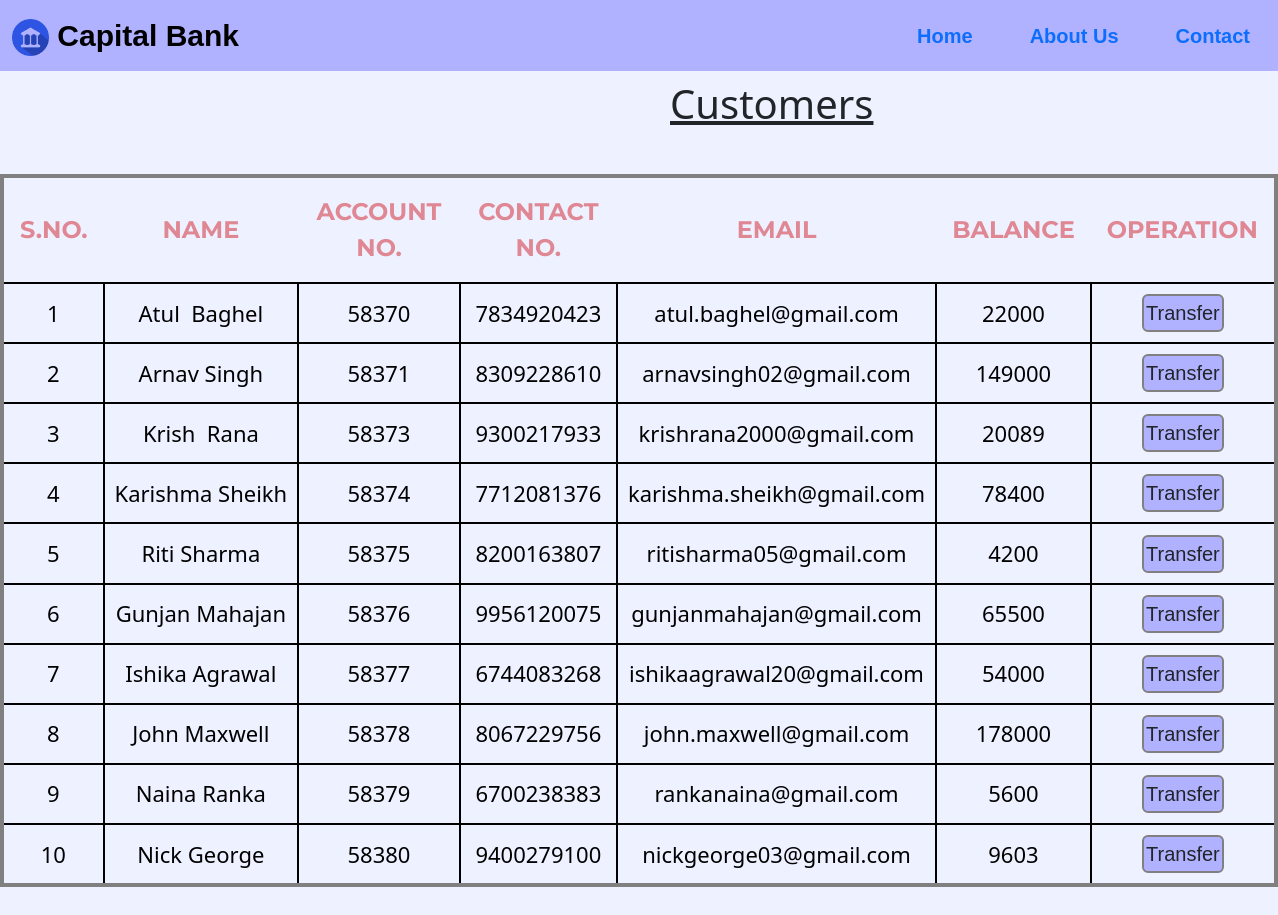
The page /customers.php on the database its author committed.
### tables this page shows
CREATE TABLE `details` (
  `SNo` int(2) NOT NULL,
  `FirstName` varchar(15) NOT NULL,
  `LastName` varchar(15) NOT NULL,
  `AccountNo` int(10) NOT NULL,
  `ContactNo` varchar(13) NOT NULL,
  `Email` varchar(30) NOT NULL,
  `CurrentBalance` int(10) NOT NULL
);

### customers.php (the view, shortened to what this page needs)
<!DOCTYPE html>
<html lang="en">
<head>
    <link href="https://cdn.jsdelivr.net/npm/bootstrap@5.3.0-alpha1/dist/css/bootstrap.min.css" rel="stylesheet">
</head>
<body>
<?php
    include 'config.php';
    $sql = "SELECT * FROM details";
    $result = mysqli_query($conn,$sql);
?>
    <nav class="navbar fixed-top">
        <div class="container-fluid">
          <a class="navbar-brand" style="font-family: Verdana, Geneva, Tahoma, sans-serif; font-weight: bold; font-size: 30px;" href="#">
            <img src="images/bank.png" alt="Logo" width="37" height="37" class="d-inline-block align-text-top">
            Capital Bank
          </a>
          <ul class="nav justify-content-end">
            <li class="nav-item">
              <a class="nav-link active" aria-current="page" href="index.php">Home</a>
            </li>
            <li class="nav-item">
              <a class="nav-link" href="index.php#about">About Us</a>
            </li>
            <li class="nav-item">
              <a class="nav-link" href="index.php #contact">Contact</a>
            </li>
          </ul>
        </div>
    </nav>
    <h1><u>Customers</u></h1>
    <table>
        <thead style="font-family:'Montserrat', sans-serif;">
            <th>S.NO.</th>
            <th>NAME</th>
			<th>ACCOUNT NO.</th>
            <th>CONTACT NO.</th>
            <th>EMAIL</th>
            <th>BALANCE</th>
            <th>OPERATION</th>
        </thead>
        <tbody>
		<tr id="01">
			<?php
				$row=mysqli_fetch_array($result);
			?>
			<td class="row-data"><?php echo  $row["SNo"]; ?></td>
			<td class="row-data"><?php echo $row["FirstName"]; ?><?php echo "&nbsp"; ?><?php echo  $row["LastName"]; ?></td>
			<td class="row-data"><?php echo  $row["AccountNo"]; ?></td>
            <td class="row-data"><?php echo  $row["ContactNo"]; ?></td>
			<td class="row-data"><?php echo  $row["Email"]; ?></td>
			<td class="row-data"><?php echo  $row["CurrentBalance"]; ?></td>
			<td><a href="transfer.php?id= <?php echo $row['AccountNo'] ;?>"> <button type="button" class="btn ">Transfer</button></a></td>
		</tr>
		<tr id="02">
			<?php
				$row=mysqli_fetch_array($result);
			?>
			<td class="row-data"><?php echo  $row["SNo"]; ?></td>
			<td class="row-data"><?php echo  $row["FirstName"]; ?><?php echo "&nbsp"; ?><?php echo  $row["LastName"]; ?></td>
			<td class="row-data"><?php echo  $row["AccountNo"]; ?></td>
            <td class="row-data"><?php echo  $row["ContactNo"]; ?></td>
			<td class="row-data"><?php echo  $row["Email"]; ?></td>
			<td class="row-data"><?php echo  $row["CurrentBalance"]; ?></td>
			<td><a href="transfer.php?id= <?php echo $row['AccountNo'] ;?>"> <button type="button" class="btn">Transfer</button></a></td>
		</tr>
        <tr id="03">
			<?php
				$row=mysqli_fetch_array($result);
			?>
			<td class="row-data"><?php echo  $row["SNo"]; ?></td>
			<td class="row-data"><?php echo  $row["FirstName"]; ?><?php echo "&nbsp"; ?><?php echo  $row["LastName"]; ?></td>
			<td class="row-data"><?php echo  $row["AccountNo"]; ?></td>
            <td class="row-data"><?php echo  $row["ContactNo"]; ?></td>
			<td class="row-data"><?php echo  $row["Email"]; ?></td>
			<td class="row-data"><?php echo  $row["CurrentBalance"]; ?></td>
			<td><a href="transfer.php?id= <?php echo $row['AccountNo'] ;?>"> <button type="button" class="btn">Transfer</button></a></td>
		</tr>
        <tr id="04">
			<?php
				$row=mysqli_fetch_array($result);
			?>
			<td class="row-data"><?php echo  $row["SNo"]; ?></td>
			<td class="row-data"><?php echo  $row["FirstName"]; ?><?php echo "&nbsp"; ?><?php echo  $row["LastName"]; ?></td>
			<td class="row-data"><?php echo  $row["AccountNo"]; ?></td>
            <td class="row-data"><?php echo  $row["ContactNo"]; ?></td>
			<td class="row-data"><?php echo  $row["Email"]; ?></td>
			<td class="row-data"><?php echo  $row["CurrentBalance"]; ?></td>
			<td><a href="transfer.php?id= <?php echo $row['AccountNo'] ;?>"> <button type="button" class="btn">Transfer</button></a></td>
		</tr>
        <tr id="05">
			<?php
				$row=mysqli_fetch_array($result);
			?> class="row-data"
			<td class="row-data"><?php echo  $row["SNo"]; ?></td>
			<td class="row-data"><?php echo  $row["FirstName"]; ?><?php echo "&nbsp"; ?><?php echo  $row["LastName"]; ?></td>
			<td class="row-data"><?php echo  $row["AccountNo"]; ?></td>
            <td class="row-data"><?php echo  $row["ContactNo"]; ?></td>
			<td class="row-data"><?php echo  $row["Email"]; ?></td>
			<td class="row-data"><?php echo  $row["CurrentBalance"]; ?></td>
			<td><a href="transfer.php?id= <?php echo $row['AccountNo'] ;?>"> <button type="button" class="btn">Transfer</button></a></td>
		</tr>
        <tr id="06">
			<?php
				$row=mysqli_fetch_array($result);
			?>
			<td class="row-data"><?php echo  $row["SNo"]; ?></td>
			<td class="row-data"><?php echo  $row["FirstName"]; ?><?php echo "&nbsp"; ?><?php echo  $row["LastName"]; ?></td>
			<td class="row-data"><?php echo  $row["AccountNo"]; ?></td>
            <td class="row-data"><?php echo  $row["ContactNo"]; ?></td>
			<td class="row-data"><?php echo  $row["Email"]; ?></td>
			<td class="row-data"><?php echo  $row["CurrentBalance"]; ?></td>
			<td><a href="transfer.php?id= <?php echo $row['AccountNo'] ;?>"> <button type="button" class="btn">Transfer</button></a></td>
		</tr>
        <tr id="07">
			<?php
				$row=mysqli_fetch_array($result);
			?>
			<td class="row-data"><?php echo  $row["SNo"]; ?></td>
			<td class="row-data"><?php echo  $row["FirstName"]; ?><?php echo "&nbsp"; ?><?php echo  $row["LastName"]; ?></td>
			<td class="row-data"><?php echo  $row["AccountNo"]; ?></td>
            <td class="row-data"><?php echo  $row["ContactNo"]; ?></td>
			<td class="row-data"><?php echo  $row["Email"]; ?></td>
			<td class="row-data"><?php echo  $row["CurrentBalance"]; ?></td>
			<td><a href="transfer.php?id= <?php echo $row['AccountNo'] ;?>"> <button type="button" class="btn">Transfer</button></a></td>
		</tr>
        <tr id="08">
			<?php
				$row=mysqli_fetch_array($result);
			?>
			<td class="row-data"><?php echo  $row["SNo"]; ?></td>
			<td class="row-data"><?php echo  $row["FirstName"]; ?><?php echo "&nbsp"; ?><?php echo  $row["LastName"]; ?></td>
			<td class="row-data"><?php echo  $row["AccountNo"]; ?></td>
            <td class="row-data"><?php echo  $row["ContactNo"]; ?></td>
			<td class="row-data"><?php echo  $row["Email"]; ?></td>
			<td class="row-data"><?php echo  $row["CurrentBalance"]; ?></td>
			<td><a href="transfer.php?id= <?php echo $row['AccountNo'] ;?>"> <button type="button" class="btn">Transfer</button></a></td>
		</tr>
        <tr id="09">
			<?php
				$row=mysqli_fetch_array($result);
			?>
			<td class="row-data"><?php echo  $row["SNo"]; ?></td>
			<td class="row-data"><?php echo  $row["FirstName"]; ?><?php echo "&nbsp"; ?><?php echo  $row["LastName"]; ?></td>
			<td class="row-data"><?php echo  $row["AccountNo"]; ?></td>
            <td class="row-data"><?php echo  $row["ContactNo"]; ?></td>
			<td class="row-data"><?php echo  $row["Email"]; ?></td>
			<td class="row-data"><?php echo  $row["CurrentBalance"]; ?></td>
			<td><a href="transfer.php?id= <?php echo $row['AccountNo'] ;?>"> <button type="button" class="btn">Transfer</button></a></td>
		</tr>
        <tr id="10">
			<?php
				$row=mysqli_fetch_array($result);
			?>
			<td class="row-data"><?php echo  $row["SNo"]; ?></td>
			<td class="row-data"><?php echo  $row["FirstName"]; ?><?php echo "&nbsp"; ?><?php echo  $row["LastName"]; ?></td>
			<td class="row-data"><?php echo  $row["AccountNo"]; ?></td>
            <td class="row-data"><?php echo  $row["ContactNo"]; ?></td>
			<td class="row-data"><?php echo  $row["Email"]; ?></td>
			<td class="row-data"><?php echo  $row["CurrentBalance"]; ?></td>
			<td><a href="transfer.php?id= <?php echo $row['AccountNo'] ;?>"> <button type="button" class="btn">Transfer</button></a></td>
		</tr>
		</tbody>
    </table>
</body>
</html>

### customers.php (style rules this page uses)
body { background-color: #EEF1FF; }
h1 { position: absolute; top: 80px; left: 670px; }
.navbar { background-color: #B1B2FF; }
.nav-item { font-family: Arial, Helvetica, sans-serif; font-weight:700; font-size: 20px; margin-left: 25px; }
table { border: solid black 2px; text-align:center; margin: 150px auto; border:4px solid gray; }
td { border: solid black 2px; padding: 10px; text-align:center; font-size:22px; color: black; }
th { color:#e08794; font-size:24px; padding:16px; }
.btn { margin-left:auto; margin-right:auto; background-color: #B1B2FF; text-align:center; padding:2px; border: solid grey 2px; font-family:Arial, Helvetica, sans-serif; font-size: 20px; }

### rows shown on the page
details: SNo "1", FirstName "Atul", LastName "Baghel", AccountNo "58370", ContactNo "7834920423", Email "atul.baghel@gmail.com", CurrentBalance "22000"
details: SNo "2", FirstName "Arnav", LastName "Singh", AccountNo "58371", ContactNo "8309228610", Email "arnavsingh02@gmail.com", CurrentBalance "149000"
details: SNo "3", FirstName "Krish", LastName "Rana", AccountNo "58373", ContactNo "9300217933", Email "krishrana2000@gmail.com", CurrentBalance "20089"
details: SNo "4", FirstName "Karishma", LastName "Sheikh", AccountNo "58374", ContactNo "7712081376", Email "karishma.sheikh@gmail.com", CurrentBalance "78400"
details: SNo "5", FirstName "Riti", LastName "Sharma", AccountNo "58375", ContactNo "8200163807", Email "ritisharma05@gmail.com", CurrentBalance "4200"
details: SNo "6", FirstName "Gunjan", LastName "Mahajan", AccountNo "58376", ContactNo "9956120075", Email "gunjanmahajan@gmail.com", CurrentBalance "65500"
details: SNo "7", FirstName "Ishika", LastName "Agrawal", AccountNo "58377", ContactNo "6744083268", Email "ishikaagrawal20@gmail.com", CurrentBalance "54000"
details: SNo "8", FirstName "John", LastName "Maxwell", AccountNo "58378", ContactNo "8067229756", Email "john.maxwell@gmail.com", CurrentBalance "178000"
details: SNo "9", FirstName "Naina", LastName "Ranka", AccountNo "58379", ContactNo "6700238383", Email "rankanaina@gmail.com", CurrentBalance "5600"
details: SNo "10", FirstName "Nick", LastName "George", AccountNo "58380", ContactNo "9400279100", Email "nickgeorge03@gmail.com", CurrentBalance "9603"
